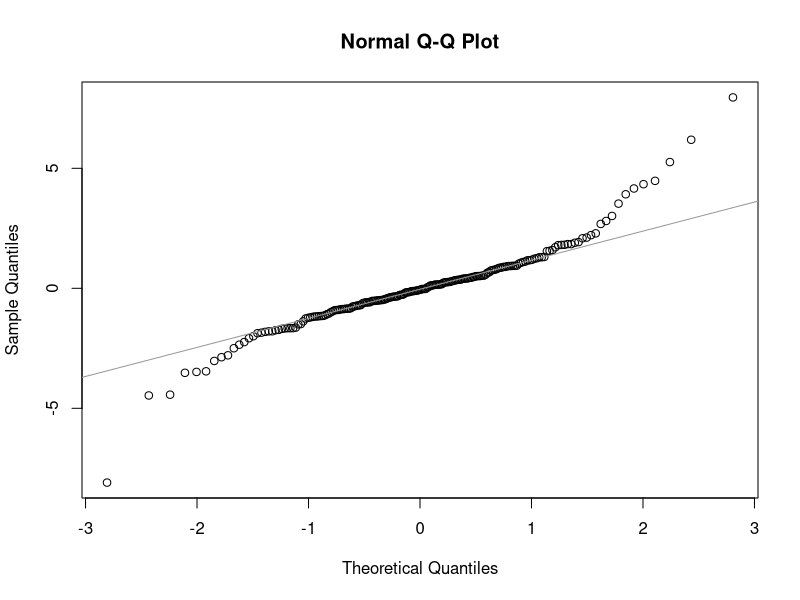
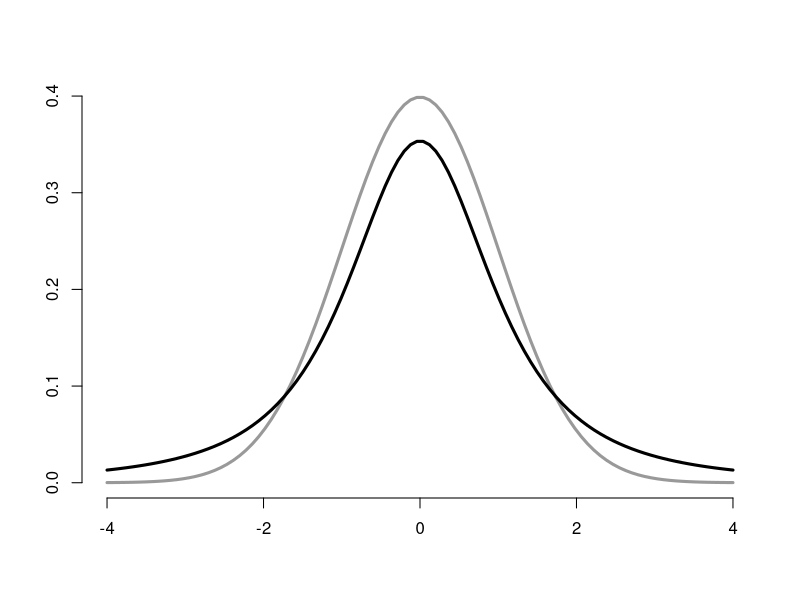
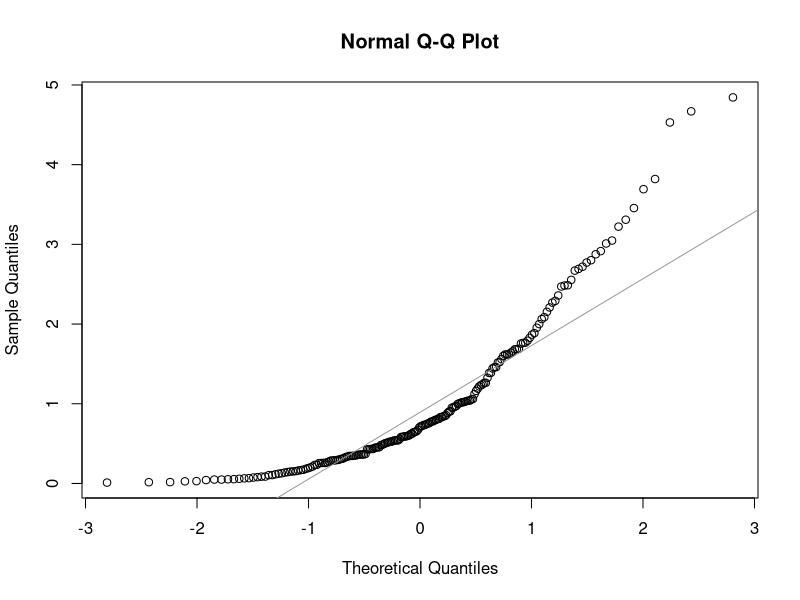
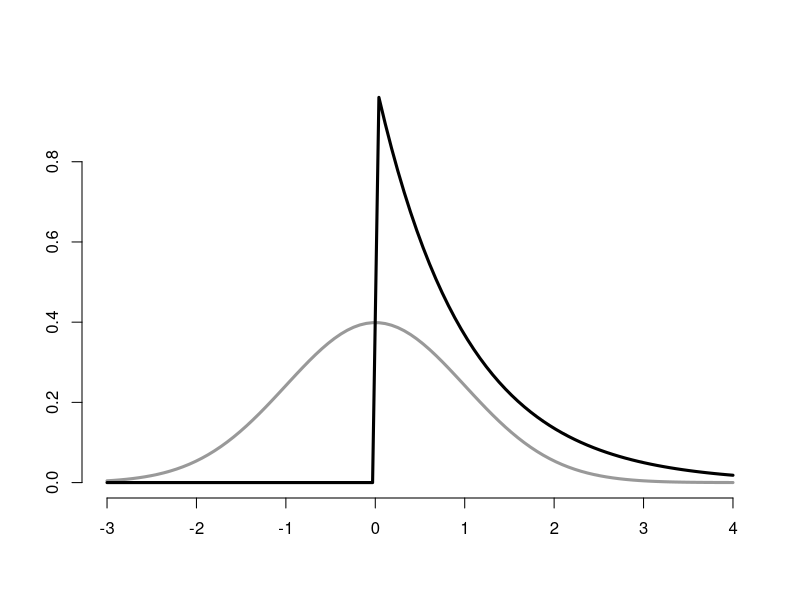
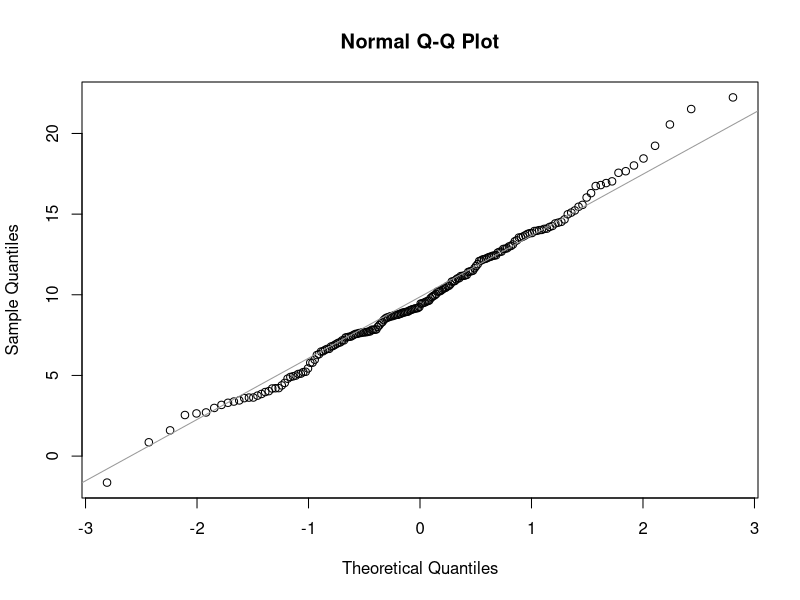

Generate these figures, in order, with R:
#pdf("qqnorm.pdf", paper = "letter", horizontal = FALSE)

y <- rt(200, df = 2)
qqnorm(y)
qqline(y, col = grey(.6))

xvals <- seq(-4, 4, length = 100)
plot(range(xvals), range(dnorm(xvals), dt(xvals, df = 2)), type = "n", xlab = "", ylab = "", frame = FALSE)
lines(xvals, dnorm(xvals), lwd = 3, col = gray(.6))
lines(xvals, dt(xvals, df = 2), lwd = 3)

y <- rexp(200)
qqnorm(y)
qqline(y, col = grey(.6))

xvals <- seq(-3, 4, length = 100)
plot(range(xvals), range(dnorm(xvals), dexp(xvals)), type = "n", xlab = "", ylab = "", frame = FALSE)
lines(xvals, dnorm(xvals), lwd = 3, col = gray(.6))
lines(xvals, dexp(xvals), lwd = 3)


y <- rnorm(200, mean = 10, sd = 4)
qqnorm(y)
qqline(y, col = grey(.6))

#dev.off()
